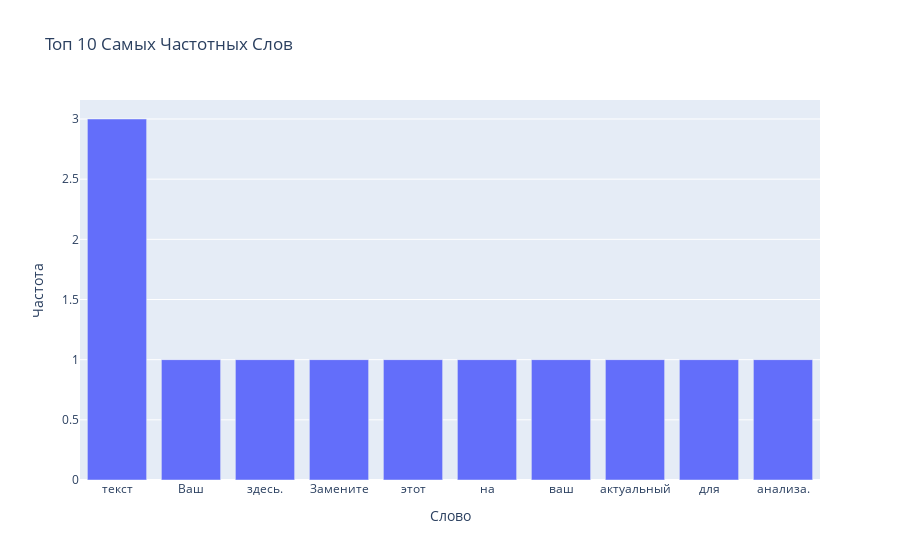

Notebook source saved alongside this figure:
### Markdown cell above
#### Задача 4 (1 балл). 

Напишите функцию, которая строит график для n самых частотных слов в тексте. Сделайте интерактивный график, где можно выбирать количество n слов.

### Code cell
import plotly.express as px
import pandas as pd
from collections import Counter

def plot_top_n_words(text, n):
    words = text.split()
    word_counts = Counter(words)

    top_n_words = word_counts.most_common(n)

    df = pd.DataFrame(top_n_words, columns=['Слово', 'Частота'])

    fig = px.bar(df, x='Слово', y='Частота', title=f'Топ {n} Самых Частотных Слов')
    fig.show()


text = "Ваш текст здесь. Замените этот текст на ваш актуальный текст для анализа."
n = 10 
plot_top_n_words(text, n)

### Figure 1 — Plotly figure (JSON) as saved in the notebook; plotly's stock layout.template omitted (floating-point values rounded to 4 significant figures)
{"data": [{"alignmentgroup": "True", "hovertemplate": "Слово=%{x}<br>Частота=%{y}<extra></extra>", "legendgroup": "", "marker": {"color": "#636efa", "pattern": {"shape": ""}}, "name": "", "offsetgroup": "", "orientation": "v", "showlegend": false, "textposition": "auto", "type": "bar", "x": ["текст", "Ваш", "здесь.", "Замените", "этот", "на", "ваш", "актуальный", "для", "анализа."], "xaxis": "x", "y": [3, 1, 1, 1, 1, 1, 1, 1, 1, 1], "yaxis": "y"}], "layout": {"barmode": "relative", "legend": {"tracegroupgap": 0}, "title": {"text": "Топ 10 Самых Частотных Слов"}, "xaxis": {"anchor": "y", "domain": [0, 1], "title": {"text": "Слово"}}, "yaxis": {"anchor": "x", "domain": [0, 1], "title": {"text": "Частота"}}}}
